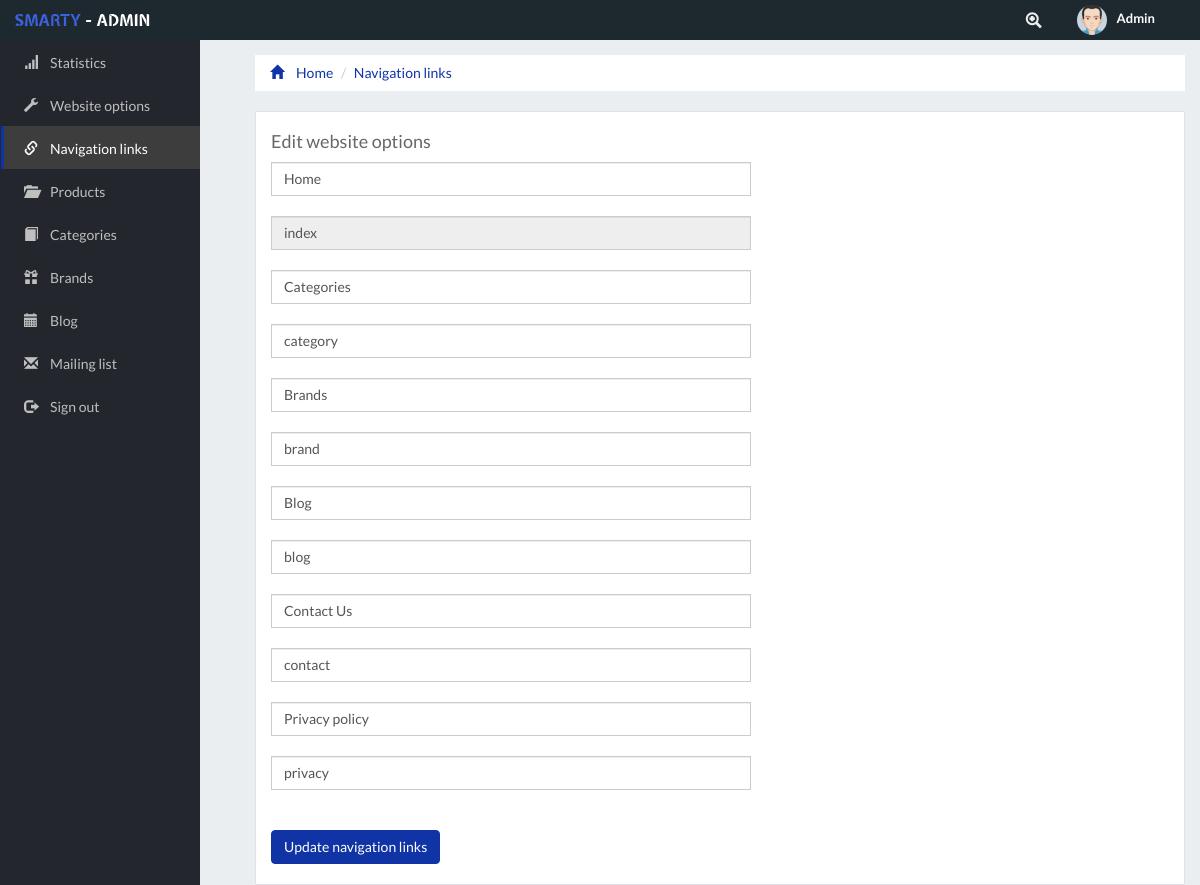
The page /administrator/navigation-links.php (signed in) on the database its author committed.
### tables this page shows
CREATE TABLE `website_frontend_navigation_links` (
  `website_frontend_navigation_link_id` int(11) NOT NULL AUTO_INCREMENT,
  `website_frontend_navigation_link1_name` varchar(255) NOT NULL,
  `website_frontend_navigation_link1_url` varchar(255) NOT NULL,
  `website_frontend_navigation_link2_name` varchar(255) NOT NULL,
  `website_frontend_navigation_link2_url` varchar(255) NOT NULL,
  `website_frontend_navigation_link3_name` varchar(255) NOT NULL,
  `website_frontend_navigation_link3_url` varchar(255) NOT NULL,
  `website_frontend_navigation_link4_name` varchar(255) NOT NULL,
  `website_frontend_navigation_link4_url` varchar(255) NOT NULL,
  `website_frontend_navigation_link5_name` varchar(255) NOT NULL,
  `website_frontend_navigation_link5_url` varchar(255) NOT NULL,
  `website_frontend_navigation_link6_name` varchar(255) NOT NULL,
  `website_frontend_navigation_link6_url` varchar(255) NOT NULL,
  PRIMARY KEY (`website_frontend_navigation_link_id`),
  UNIQUE KEY `website_frontend_navigation_link1_url` (`website_frontend_navigation_link1_url`),
  UNIQUE KEY `website_frontend_navigation_link2_url` (`website_frontend_navigation_link2_url`),
  UNIQUE KEY `website_frontend_navigation_link3_url` (`website_frontend_navigation_link3_url`),
  UNIQUE KEY `website_frontend_navigation_link4_url` (`website_frontend_navigation_link4_url`),
  UNIQUE KEY `website_frontend_navigation_link5_url` (`website_frontend_navigation_link5_url`),
  UNIQUE KEY `website_frontend_navigation_link6_url` (`website_frontend_navigation_link6_url`)
);

### administrator/PHP/basic.php (called while the page is built, shortened)
<?php
$website_frontend_navigation_links_query = "SELECT * FROM website_frontend_navigation_links WHERE website_frontend_navigation_link_id=1";

### administrator/PHP/update-navigation-links.php (called while the page is built)
<?php
$website_frontend_navigation_link2_url=$_POST['website_frontend_navigation_link2_url'];
$encoded_website_frontend_navigation_link2_url=htmlspecialchars ($website_frontend_navigation_link2_url, ENT_QUOTES);
$website_frontend_navigation_link3_url=$_POST['website_frontend_navigation_link3_url'];
$encoded_website_frontend_navigation_link3_url=htmlspecialchars ($website_frontend_navigation_link3_url, ENT_QUOTES);
$website_frontend_navigation_link4_url=$_POST['website_frontend_navigation_link4_url'];
$encoded_website_frontend_navigation_link4_url=htmlspecialchars ($website_frontend_navigation_link4_url, ENT_QUOTES);
$website_frontend_navigation_link5_url=$_POST['website_frontend_navigation_link5_url'];
$encoded_website_frontend_navigation_link5_url=htmlspecialchars ($website_frontend_navigation_link5_url, ENT_QUOTES);
$website_frontend_navigation_link6_url=$_POST['website_frontend_navigation_link6_url'];
$encoded_website_frontend_navigation_link6_url=htmlspecialchars ($website_frontend_navigation_link6_url, ENT_QUOTES);
foreach ($connread->query($website_frontend_navigation_links_query) as $row) {
    $website_frontend_navigation_link1_url = $row['website_frontend_navigation_link1_url'];
    $website_frontend_navigation_link2_url = $row['website_frontend_navigation_link2_url'];
    $website_frontend_navigation_link3_url = $row['website_frontend_navigation_link3_url'];
    $website_frontend_navigation_link4_url = $row['website_frontend_navigation_link4_url'];
    $website_frontend_navigation_link5_url = $row['website_frontend_navigation_link5_url'];
    $website_frontend_navigation_link6_url = $row['website_frontend_navigation_link6_url'];
    if (isset($_POST['update_navigation'])) {
        $OK = false;
        $update_frontend_navigation_links = 'UPDATE website_frontend_navigation_links SET website_frontend_navigation_link1_name=:website_frontend_navigation_link1_name,
 website_frontend_navigation_link2_name=:website_frontend_navigation_link2_name, website_frontend_navigation_link3_name=:website_frontend_navigation_link3_name,
 website_frontend_navigation_link4_name=:website_frontend_navigation_link4_name, website_frontend_navigation_link5_name=:website_frontend_navigation_link5_name,
  website_frontend_navigation_link6_name=:website_frontend_navigation_link6_name,
  website_frontend_navigation_link2_url=:website_frontend_navigation_link2_url,
 website_frontend_navigation_link3_url=:website_frontend_navigation_link3_url,website_frontend_navigation_link4_url=:website_frontend_navigation_link4_url,
 website_frontend_navigation_link5_url=:website_frontend_navigation_link5_url, website_frontend_navigation_link6_url=:website_frontend_navigation_link6_url WHERE website_frontend_navigation_link_id=1';
        $stmt = $connwrite->prepare($update_frontend_navigation_links);
        $stmt->bindParam(':website_frontend_navigation_link1_name', $_POST['website_frontend_navigation_link1_name'], PDO::PARAM_STR);
        $stmt->bindParam(':website_frontend_navigation_link2_name', $_POST['website_frontend_navigation_link2_name'], PDO::PARAM_STR);
        $stmt->bindParam(':website_frontend_navigation_link3_name', $_POST['website_frontend_navigation_link3_name'], PDO::PARAM_STR);
        $stmt->bindParam(':website_frontend_navigation_link4_name', $_POST['website_frontend_navigation_link4_name'], PDO::PARAM_STR);
        $stmt->bindParam(':website_frontend_navigation_link5_name', $_POST['website_frontend_navigation_link5_name'], PDO::PARAM_STR);
        $stmt->bindParam(':website_frontend_navigation_link6_name', $_POST['website_frontend_navigation_link6_name'], PDO::PARAM_STR);
        $stmt->bindParam(':website_frontend_navigation_link2_url', $encoded_website_frontend_navigation_link2_url, PDO::PARAM_STR);
        $stmt->bindParam(':website_frontend_navigation_link3_url', $encoded_website_frontend_navigation_link3_url, PDO::PARAM_STR);
        $stmt->bindParam(':website_frontend_navigation_link4_url', $encoded_website_frontend_navigation_link4_url, PDO::PARAM_STR);
        $stmt->bindParam(':website_frontend_navigation_link5_url', $encoded_website_frontend_navigation_link5_url, PDO::PARAM_STR);
        $stmt->bindParam(':website_frontend_navigation_link6_url', $encoded_website_frontend_navigation_link6_url, PDO::PARAM_STR);
        $stmt->execute();
        $OK = $stmt->rowCount();
        rename('../' . $website_frontend_navigation_link2_url . '.php', '../' . $encoded_website_frontend_navigation_link2_url . '.php');
        rename('../' . $website_frontend_navigation_link3_url . '.php', '../' . $encoded_website_frontend_navigation_link3_url . '.php');
        rename('../' . $website_frontend_navigation_link4_url . '.php', '../' . $encoded_website_frontend_navigation_link4_url . '.php');
        rename('../' . $website_frontend_navigation_link5_url . '.php', '../' . $encoded_website_frontend_navigation_link5_url . '.php');
        rename('../' . $website_frontend_navigation_link6_url . '.php', '../' . $encoded_website_frontend_navigation_link6_url . '.php');
    }
}

### administrator/navigation-links.php (the view, shortened to what this page needs)
<?php
$connread = dbConnect('read', 'pdo');
$connwrite = dbConnect('write', 'pdo');
include 'PHP/basic.php';
include 'PHP/update-navigation-links.php';
?>
<!DOCTYPE html>
<html lang="en" class="no-js">
<head>
    <link rel="stylesheet" type="text/css" href="css/admin.css"/>
    <link rel="stylesheet" type="text/css" href="css/default.css"/>
    <link rel="stylesheet" type="text/css" href="css/component.css"/>
    <link rel="stylesheet" type="text/css" href="bootstrap/css/bootstrap.css"/>
</head>
<body>
<div id="admin-header">
</div>
<br><br>
<div class="one-sixth-column big-screen">
    <div id="admin-side-page">
    </div>
</div>
<div class="fifth-sixth-column">
    <ol class="breadcrumb">
        <li><a href="index.php"><span class="glyphicon glyphicon-home "></span>Home</a></li>
        <li><a href="" class="active">Navigation links</a></li>
    </ol>
    <div class="content">
        <div id="sample">
            <div class="content-empty">
                <h1>
                   Edit website options
                </h1>
                <form action="" method="POST">
	<?php
    foreach ($connread->query($website_frontend_navigation_links_query) as $row) {
            $website_frontend_navigation_link1_name = $row['website_frontend_navigation_link1_name'];
            $website_frontend_navigation_link1_url = $row['website_frontend_navigation_link1_url'];
            $website_frontend_navigation_link2_name = $row['website_frontend_navigation_link2_name'];
            $website_frontend_navigation_link2_url = $row['website_frontend_navigation_link2_url'];
            $website_frontend_navigation_link3_name = $row['website_frontend_navigation_link3_name'];
            $website_frontend_navigation_link3_url = $row['website_frontend_navigation_link3_url'];
            $website_frontend_navigation_link4_name = $row['website_frontend_navigation_link4_name'];
            $website_frontend_navigation_link4_url = $row['website_frontend_navigation_link4_url'];
            $website_frontend_navigation_link5_name = $row['website_frontend_navigation_link5_name'];
            $website_frontend_navigation_link5_url = $row['website_frontend_navigation_link5_url'];
            $website_frontend_navigation_link6_name = $row['website_frontend_navigation_link6_name'];
            $website_frontend_navigation_link6_url = $row['website_frontend_navigation_link6_url'];
	?>
            <input type="text" value="<?php echo $website_frontend_navigation_link1_name; ?>" name="website_frontend_navigation_link1_name"  data-toggle="tooltip" data-placement="right" title="Edit first navigation link name"  class="form-control" required />
			<input type="text" disabled value="<?php echo $website_frontend_navigation_link1_url; ?>"  name="website_frontend_navigation_link1_url"  data-toggle="tooltip" data-placement="right" title="Edit first navigation link url"  class="form-control" required />
			<input type="text" value="<?php echo $website_frontend_navigation_link2_name; ?>" name="website_frontend_navigation_link2_name"  data-toggle="tooltip" data-placement="right" title="Edit second navigation link name"  class="form-control" required />
			<input type="text" value="<?php echo $website_frontend_navigation_link2_url; ?>"  name="website_frontend_navigation_link2_url"  data-toggle="tooltip" data-placement="right" title="Edit second navigation link url"  class="form-control" required />
			<input type="text" value="<?php echo $website_frontend_navigation_link3_name; ?>" name="website_frontend_navigation_link3_name"  data-toggle="tooltip" data-placement="right" title="Edit third navigation link name"  class="form-control" required />
			<input type="text" value="<?php echo $website_frontend_navigation_link3_url; ?>"  name="website_frontend_navigation_link3_url"  data-toggle="tooltip" data-placement="right" title="Edit third navigation link url"  class="form-control" required />
			<input type="text" value="<?php echo $website_frontend_navigation_link4_name; ?>" name="website_frontend_navigation_link4_name"  data-toggle="tooltip" data-placement="right" title="Edit fourth navigation link name"  class="form-control" required />
			<input type="text" value="<?php echo $website_frontend_navigation_link4_url; ?>"  name="website_frontend_navigation_link4_url"  data-toggle="tooltip" data-placement="right" title="Edit fourth navigation link url"  class="form-control" required />
			<input type="text" value="<?php echo $website_frontend_navigation_link5_name; ?>" name="website_frontend_navigation_link5_name"  data-toggle="tooltip" data-placement="right" title="Edit fifth navigation link name"  class="form-control" required />
			<input type="text" value="<?php echo $website_frontend_navigation_link5_url; ?>"  name="website_frontend_navigation_link5_url"  data-toggle="tooltip" data-placement="right" title="Edit fifth navigation link url"  class="form-control" required />
			<input type="text" value="<?php echo $website_frontend_navigation_link6_name; ?>" name="website_frontend_navigation_link6_name"  data-toggle="tooltip" data-placement="right" title="Edit sixth navigation link name"  class="form-control" required />
			<input type="text" value="<?php echo $website_frontend_navigation_link6_url; ?>"  name="website_frontend_navigation_link6_url"  data-toggle="tooltip" data-placement="right" title="Edit sixth navigation link url"  class="form-control" required />
<?php } ?>
<br>
                    <button type="submit" name="update_navigation" class="btn btn-primary">Update navigation links</button>
                </form>
                <br>
            </div>
        </div>
    </div>
</div>
</body>
</html>

### administrator/css/admin.css (style rules this page uses)
html, body { height:100%; min-width:520px; background:#ebeef1!important; color:#676767!important; }
h1 { font-size:18px!important; }
.btn-primary { background:#1034a6!important; border:1px solid #1034a6!important; }
#logo { margin-top:10px; margin-left:10px; }
#admin-header { height:40px; background:#1e282f; position:fixed; width:100%; min-width:520px; margin-top:0px; z-index:3; }
#administrator { height:40px; float:right; }
#administrator ul { margin-right:20px; }
#administrator ul li { float:left; list-style-type:none; cursor:pointer; margin-right:10px; }
span.admin-header-icon { color:#eee; margin-top:12px; margin-right:10px; margin-left:10px; margin-bottom:11px; font-size:16px; }
#administrator img { border-radius:360px 360px 360px 360px!important; -moz-border-radius:360px 360px 360px 360px!important; -webkit-border-radius:360px 360px 360px 360px!important; width:30px; margin-top:5px; margin-bottom:5px; margin-left:0px; margin-right:10px; }
span#adminspan { font-size:13px; color:#fff; margin-left:15px; margin-right:15px; font-weight:bold; }
.breadcrumb { background:#fff!important; margin-right:15px; margin-left:15px; margin-top:15px; margin-bottom:10px!important; border-radius:0px 0px 0px 0px!important; -moz-border-radius:0px 0px 0px 0px!important; -webkit-border-radius:0px 0px 0px 0px!important; }
.breadcrumb span { margin-right:12px; }
ol.breadcrumb li a { color:#1034a6!important; }
.big-screen { display:block; }
#admin-side-page { background:#23272D; width: 16.66666%; position:fixed; height:100%; float:left; }
#admin-side-page ul { margin-left:-30px; }
#admin-side-page span { padding-top:4px; margin-right:12px; margin-left:20px; }
#admin-side-page ul li { list-style-type:none; position: relative; margin-left:-9px; border-left:3px solid #23272D; }
#admin-side-page ul li.current { border-left:3px solid #1034a6; background:#3d3d3d; color:#fff; }
#admin-side-page ul li.current a { color:#fff; }
#admin-side-page ul li a { color:#bfbfbf; display: block; height: 100%; width:100%; padding-top:10px; padding-bottom:10px; }
.content { background:#fff; margin-left:15px; margin-right:15px; margin-top:10px; border:1px solid #dee2e8; border-radius:2px 2px 2px 2px; -moz-border-radius:2px 2px 2px 2px; -webkit-border-radius:2px 2px 2px 2px; }
input,textarea { margin-bottom:20px!important; }
input[type="text"] { border-radius:0px 0px 0px 0px; -moz-border-radius:0px 0px 0px 0px; -webkit-border-radius:0px 0px 0px 0px; }
input.form-control { width:480px; }
.content-empty { background:none; margin-left:15px; margin-right:15px; margin-top:10px; }
.one-sixth-column { width: 16.66666%; float: left; height:100%; }
.fifth-sixth-column { width: 83.33333%; float: left; height:100%; }
@media screen and (max-width: 1280px) { .one-sixth-column { width: 20%; float: left; height:100%; } }
@media screen and (max-width: 1280px) { .fifth-sixth-column { width: 80%; float: left; height:100%; } }

### administrator/css/default.css (style rules this page uses)
*, *:after, *:before { -webkit-box-sizing: border-box; -moz-box-sizing: border-box; box-sizing: border-box; }
body, html { font-size: 100%; padding: 0; margin: 0; }
body { font-family: 'Lato', Calibri, Arial, sans-serif; color: #6b7381; background: #f2f2f2; }
a { color: #aaa; text-decoration: none; }

### rows shown on the page
website_frontend_navigation_links: website_frontend_navigation_link1_name "Home", website_frontend_navigation_link1_url "index", website_frontend_navigation_link2_name "Categories", website_frontend_navigation_link2_url "category", website_frontend_navigation_link3_name "Brands", website_frontend_navigation_link3_url "brand", website_frontend_navigation_link4_name "Blog", website_frontend_navigation_link4_url "blog", website_frontend_navigation_link5_name "Contact Us", website_frontend_navigation_link5_url "contact", website_frontend_navigation_link6_name "Privacy policy", website_frontend_navigation_link6_url "privacy"
